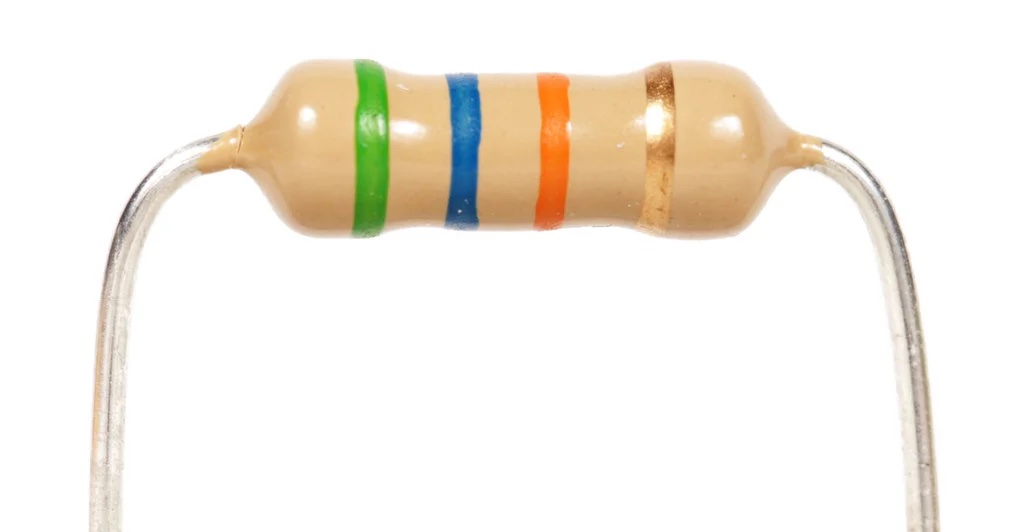
%> input picture Final Project/Images/easy1.jpg, 1024 x 532 px
$ octave testing.m   (GNU Octave 9; MATLAB toolbox functions it lacks are replaced by stand-ins)
%> lines starting %> are read from the running program, lines starting %| are printed output that depends on the picture; in (x1, y1, x2, y2) boxes, pixels count from 0 and x2, y2 are one past the last pixel; in counts of white or black regions, pixels touching at a corner belong together; the program's own positions count from 1
### Final Project/Draft Code/thres_seg.m
function object = thres_seg(gray_img, threshold, background)
    %% Thresholding Segmentation
    % Input: gray_img - grayscale image
    %        threshold - the threshold
    %        background - 1 for white, 0 for black
    % Output: object - binary image containing the extracted object

    % Threshold image
    if background
        % White background
        t_img = gray_img < threshold;
    else
        % Black background
        t_img = gray_img > threshold;
    end

%     imshow(t_img)
%     figure;

    % Clean up the binary image
    clean_img = bwareaopen(t_img, 100);
%     imshow(clean_img)
%     figure;

    clean_img = imfill(clean_img, 'holes');
%     imshow(clean_img)
%     figure;

    % Extract the object of interest
    object = bwpropfilt(clean_img, 'Area', 1, 'Largest');
end

### Final Project/Draft Code/edge_based_seg.m
function object = edge_based_seg(gray_img)
    %% Edge-based segmentation using the Sobel edge detector
    % Input: gray_img - grayscale image
    % Output: object - binary image containing the extracted object

    % Apply the Sobel edge detection filter
    edge_img = edge(gray_img, 'prewitt');

    % Clean up the edge image
    clean_img = bwareaopen(edge_img, 25);

    % Convert the edge image to a binary image (if it's not binary already)
    if ~islogical(clean_img)
        bin_img = imbinarize(clean_img);
    else
        bin_img = clean_img;
    end

    % Clean up the binary image
    %clean_img = bwareaopen(bin_img, 100);

    % Close the gaps between the lines
    closed_img = imclose(bin_img, strel('disk', 25));
%     imshow(closed_img)
%     figure;

    % Fill image in
    fill_img = imfill(closed_img, 'holes');
%     imshow(fill_img)
%     figure;

    % Extract the object of interest
    object = bwpropfilt(fill_img, 'Area', 1, 'Largest');
end

### Final Project/Draft Code/testing.m
% Load the image
impath = '../Images/easy1.jpg';
img = imread(impath);
%> img is the input picture: size 532x1024x3 uint8; mean R, G, B 245.2, 240, 231.7

% Convert the image to grayscale
gray_img = rgb2gray(img);
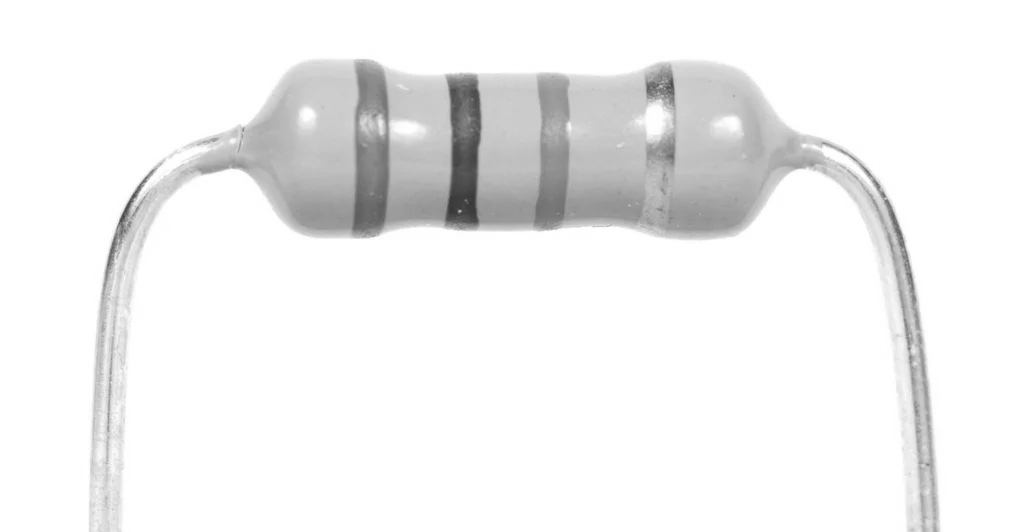
%> gray_img: size 532x1024 uint8; min 54, max 255, mean 240.6
% imshow(gray_img);
% figure;

% Apply median filter with 3x3 neighborhood
filtered_img = medfilt2(gray_img, [9 9]);
% imtool(filtered_img)
% imshow(filtered_img)
% figure;

%% STEP 1
% Using thresholding segmentation
thres_img = thres_seg(filtered_img, 254, 1);
%> in thres_seg, `t_img = gray_img < threshold;`:
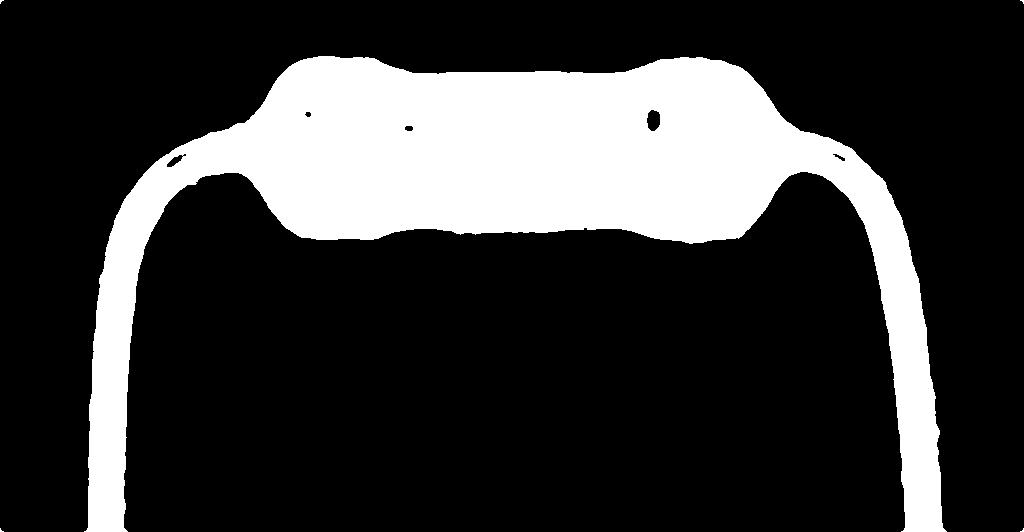
%> t_img: size 532x1024 logical; 22.1% white; 5 white regions (4 under 20 px), largest, box (x1, y1, x2, y2) and area: (84, 56, 947, 532) 120118
%> in thres_seg, `clean_img = bwareaopen(t_img, 100);`: clean_img: size 532x1024 logical; 22% white; 1 white region, box (x1, y1, x2, y2) and area: (84, 56, 947, 532) 120118
%> in thres_seg, `clean_img = imfill(clean_img, 'holes');`: clean_img: size 532x1024 logical; 22.1% white; 1 white region, box (x1, y1, x2, y2) and area: (84, 56, 947, 532) 120521
%imshow(thres_img);

% Using edge-based segmentation
edge_based_img = edge_based_seg(filtered_img);
%> in edge_based_seg, `edge_img = edge(gray_img, 'prewitt');`: edge_img: size 532x1024 logical; 1.1% white in thin lines or dots
%> in edge_based_seg, `clean_img = bwareaopen(edge_img, 25);`:
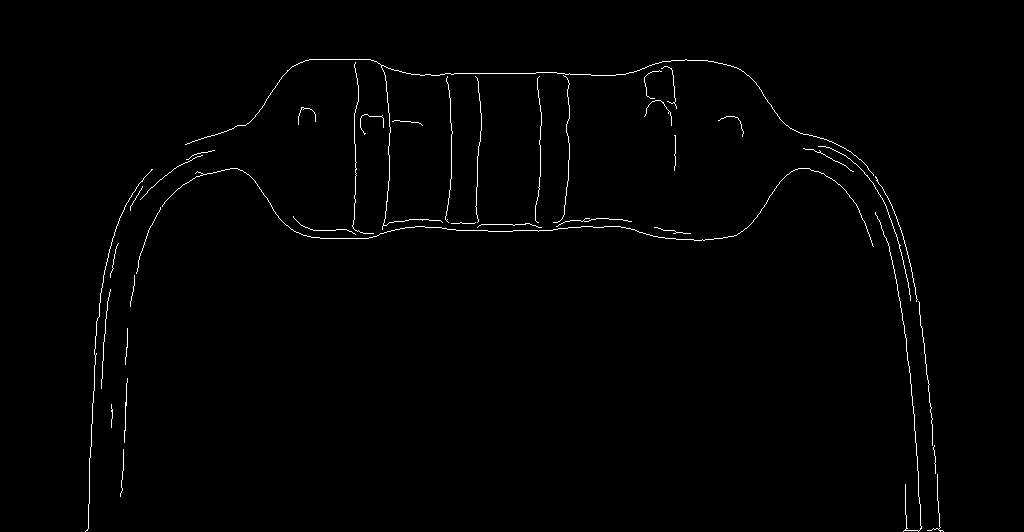
%> clean_img: size 532x1024 logical; 0.92% white in thin lines or dots, all inside (x1, y1, x2, y2) = (85, 59, 944, 532)
%> in edge_based_seg, `closed_img = imclose(bin_img, strel('disk', 25));`:
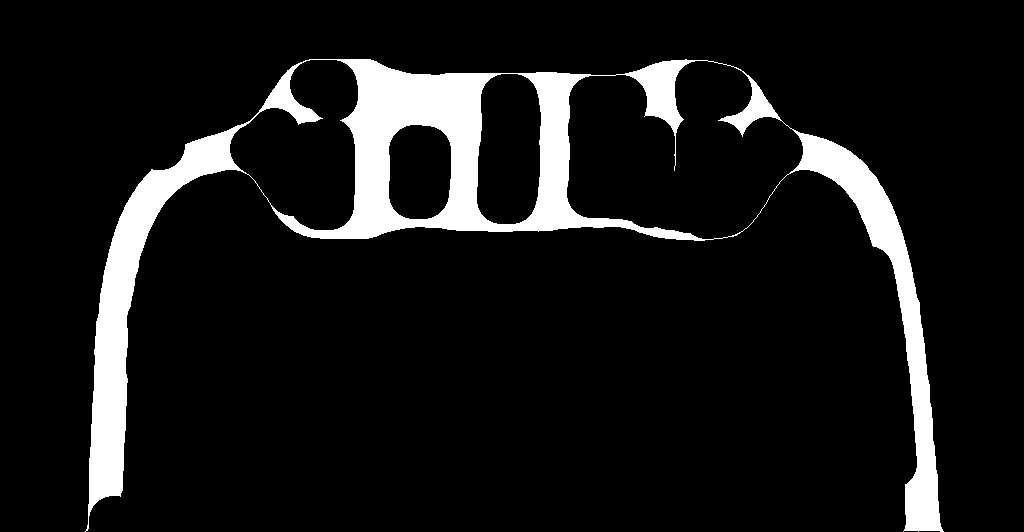
%> closed_img: size 532x1024 logical; 9.6% white; 1 white region, box (x1, y1, x2, y2) and area: (85, 59, 944, 532) 52219
%> in edge_based_seg, `fill_img = imfill(closed_img, 'holes');`: fill_img: size 532x1024 logical; 20.1% white; 1 white region, box (x1, y1, x2, y2) and area: (85, 59, 944, 532) 109487
imshow(edge_based_img);

%% STEP 2
% Perform Morphological Operations to remove leads
% First erode image to get rid of leads, then dilate
% Adjust disk radius in strel object according to resistor size
se = strel("rectangle", [40 25]);
eroded_img = imerode(edge_based_img, se);
%> eroded_img: size 532x1024 logical; 11.1% white; 7 white regions (4 under 20 px), largest, box (x1, y1, x2, y2) and area: (239, 78, 786, 220) 58948, (102, 302, 115, 476) 1165, (918, 495, 926, 511) 93
eroded_img = bwpropfilt(eroded_img, 'Area', 1, 'Largest');
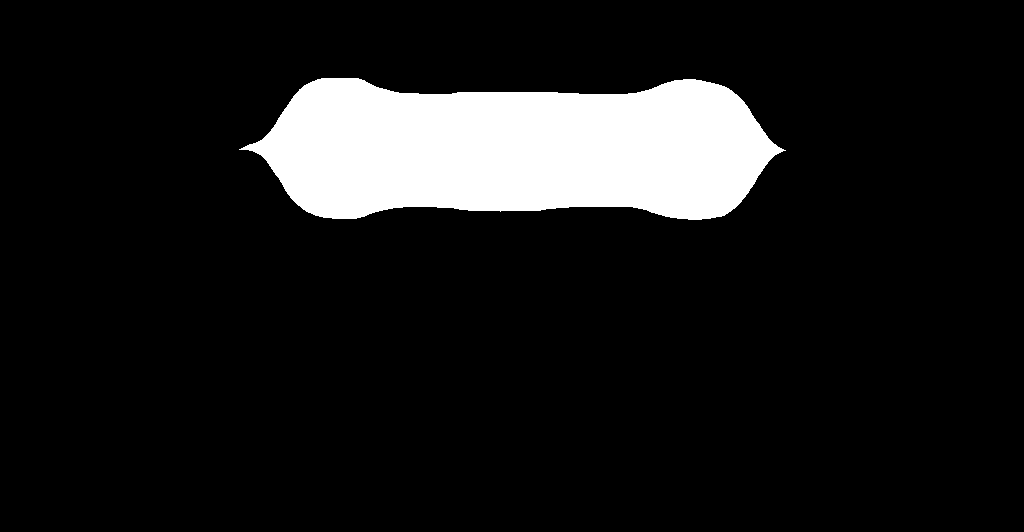
%> eroded_img: size 532x1024 logical; 10.8% white; 1 white region, box (x1, y1, x2, y2) and area: (239, 78, 786, 220) 58948
dilated_img = ~imdilate(eroded_img, se);
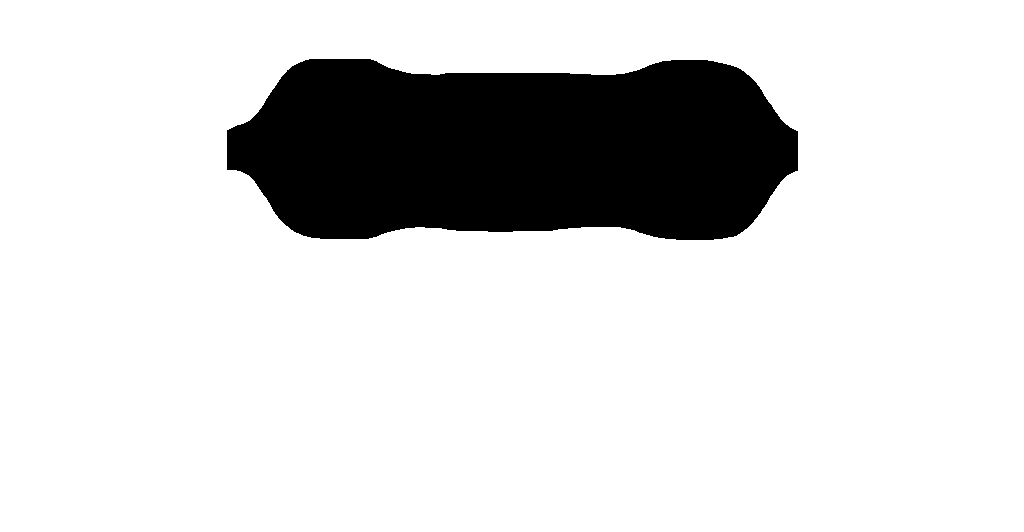
%> dilated_img: size 532x1024 logical; 84.3% white; 1 black region, box (x1, y1, x2, y2) and area: (227, 59, 798, 240) 85441
dilated_img2 = ~dilated_img;
% [4 lines of commented-out code are left out]

%% STEP 3
% Masking the resistor body out of the original image
res_img = imoverlay(gray_img, dilated_img);
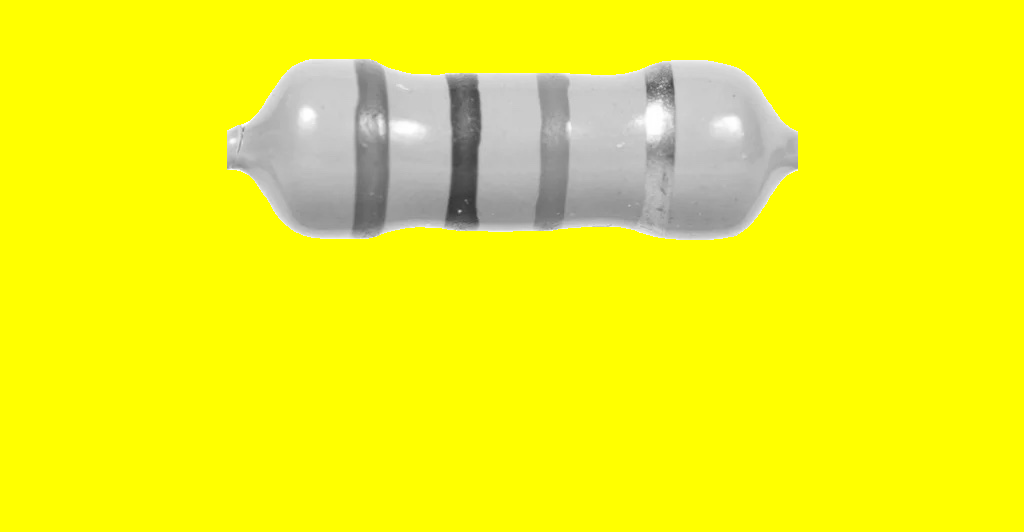
%> res_img: size 532x1024x3 uint8; mean R, G, B 243.1, 243.1, 28.1
imshow(img);
figure;
imshow(res_img);

% [6 lines of commented-out code are left out]
